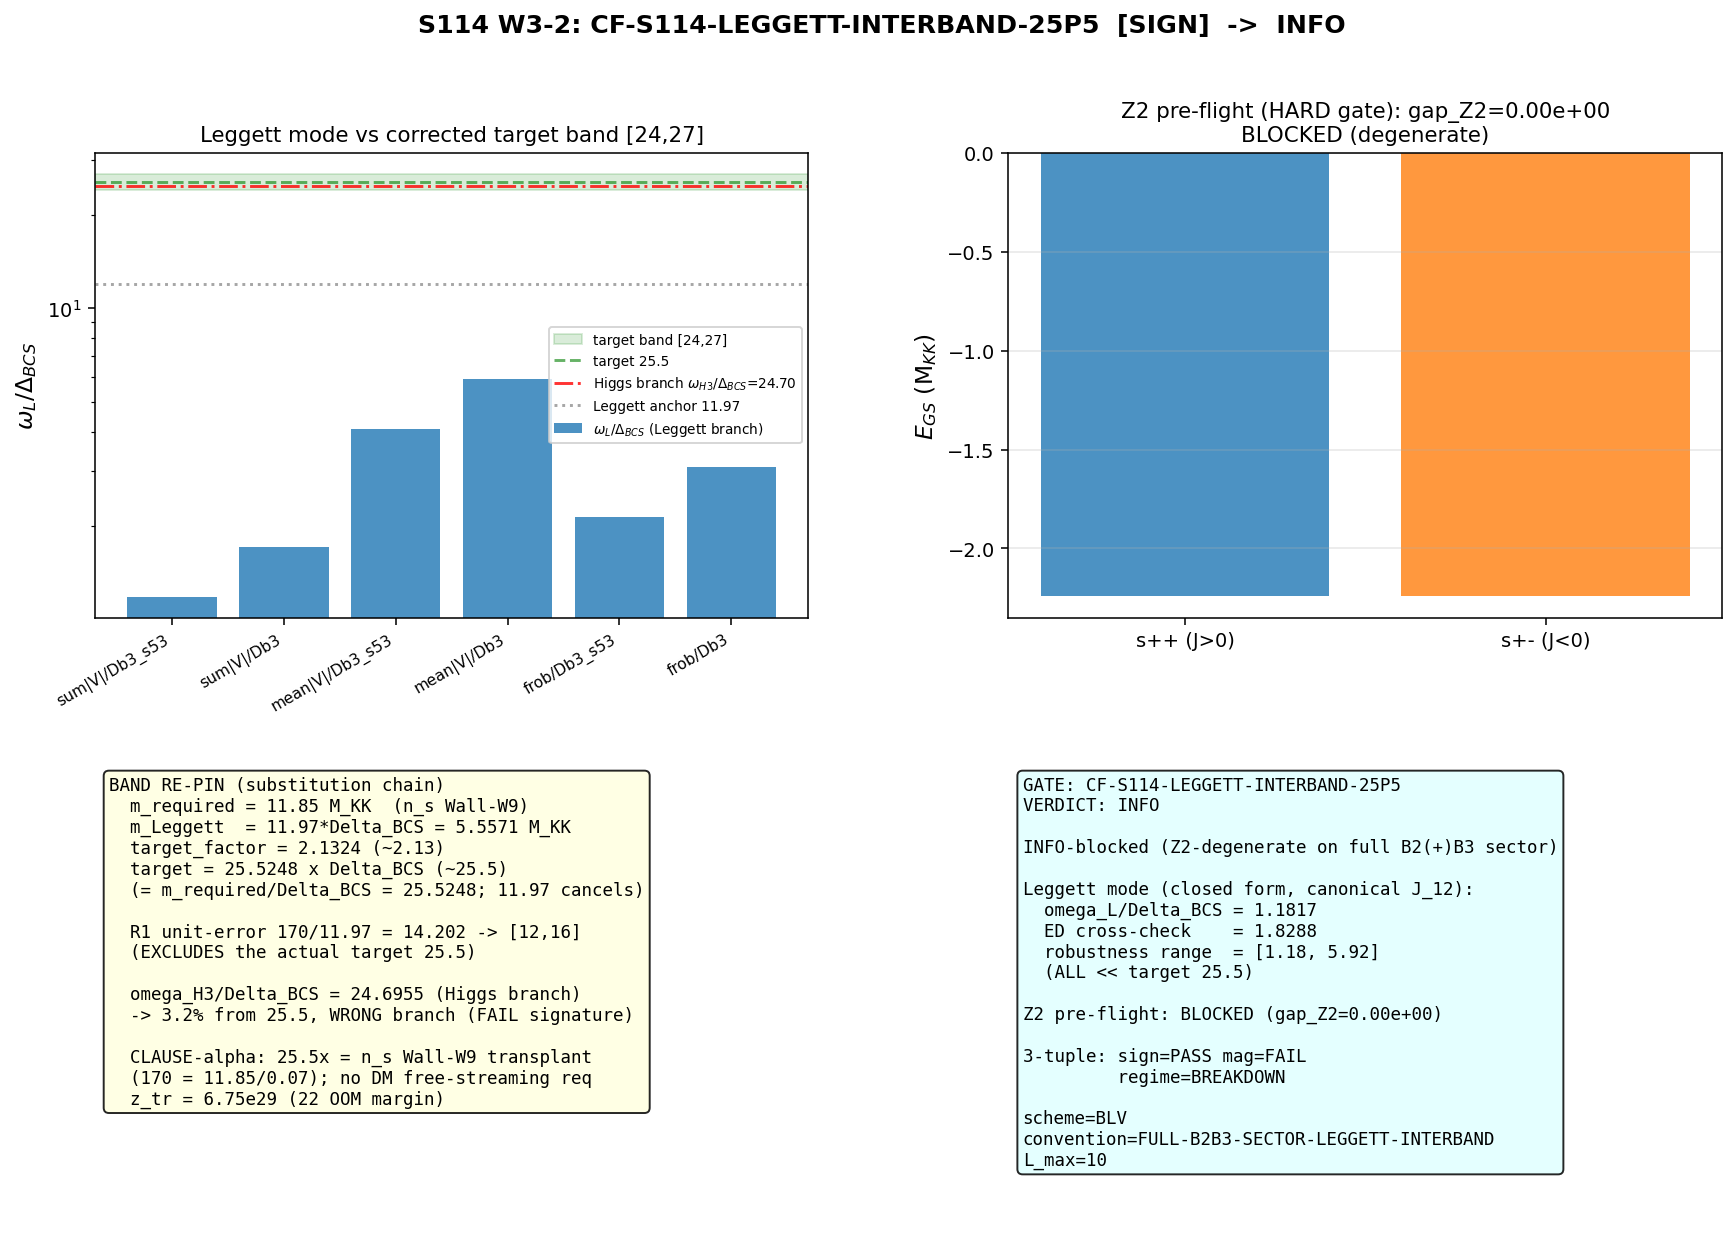

This chart was generated by the following Python code:
#!/usr/bin/env python3
"""
S114 W3-2: CF-S114-LEGGETT-INTERBAND-25P5  [SIGN]
==================================================

GATE: CF-S114-LEGGETT-INTERBAND-25P5
Trigger: [SIGN]   (the [24,27] band is a directional/monotone-band claim)
Classification: PHONONIC (Leggett-channel inter-band relative-phase coherence
  mode = substrate excitation of the BdG fabric)
Agent: landau-condensed-matter-theorist
Session: 114, Wave 3

SUBSTRATE FRAMING (phononic-framing.md):
  The substrate IS the BdG fabric. The Leggett mode is an inter-band
  relative-phase coherence excitation of the B2(+)B3 sector — a substrate
  phonon, NOT a DM particle IN a container. Direction of explanation:
    D_K eigenvalues -> B2/B3 band gaps (Delta_2, Delta_3), inter-band
    pair-transfer J_12, band-edge DOS (n_2, n_3) -> omega_Leggett the
    inter-band coherence-mode frequency -> the DM-mass prefactor (Delta_BCS units).

HYPOTHESIS (DMMASS verdict ws-s113-4-dmmass sec 4.2):
  Reading-A: a Leggett-branch (B2-B3 inter-band relative-phase) BdG coherence
    mode omega_Leggett^{B2-B3} on the FULL B2(+)B3 sector at tau_fold with
    omega/Delta_BCS in [24,27] (corrected target 25.5x, NOT the R1 [12,16]),
    Z2-gauge-invariant on the full sector, preserving the Leggett (Z2-odd,
    abundance-conserving Omega_DM h^2=0.120) identity.
  Reading-B (FAIL): the only mode at 25.5x is the Higgs amplitude branch
    (omega_H3/Delta_BCS = 24.70).
  INFO: 25.5x is solely the n_s Wall-W9 transplant with no independent DM
    free-streaming requirement (clause-alpha mis-attribution).

PRE-REGISTERED 3-OUTCOME (with a HARD Z2 pre-flight gate):
  Z2-PRE-FLIGHT (runs FIRST, HARD GATE): on the FULL B2(+)B3 sector (NOT the
    projected 2-sector/1-bond Josephson subspace), test whether the Leggett
    inter-band relative-phase observable is Z2-gauge-invariant. The Z2 wall
    (#11, S82 W2-11) scrambles J_12 on the PROJECTED subspace; the test is
    whether the FULL-sector Leggett observable is Z2-degenerate.
      gap_Z2 := |E_GS(s++) - E_GS(s+-)| / |E_GS(s++)|  on the full B2(+)B3 sector
      gap_Z2 < 1e-9  =>  Z2-DEGENERATE  =>  INFO-blocked (band NOT evaluated)
      gap_Z2 >= 1e-9 =>  Z2 pre-flight CLEARS  =>  evaluate the band
  IF the Z2 pre-flight clears:
      omega_Leggett^2 = (4 Delta_2 Delta_3 / J_12)*(n_2^-1 + n_3^-1)^-1 * gamma_12
    on the FULL sector at tau_fold; all inputs from the D_K spectrum.
  PASS  <=>  omega_Leggett/Delta_BCS in [24,27] AND Z2-odd-Leggett-identity
             preserved AND abundance-preserving.
  FAIL  <=>  only-mode-at-25.5x-is-Higgs-amplitude-branch (omega_H3/Delta_BCS=24.70).
  INFO  <=>  (a) Z2-degenerate (INFO-blocked), OR
             (b) clause-alpha confirms 25.5x = n_s Wall-W9 transplant only.

SUBSTITUTION CHAIN — MANDATORY (the [SIGN] band re-pin):
  Claim: PASS band [24,27] (corrected target 25.5x Delta_BCS), NOT the R1
    mis-targeted [12,16]; the nearest existing-ladder mode at 25.5x is the
    Higgs amplitude branch (omega_H3/Delta_BCS = 24.70), the WRONG branch.
  Step 1 — Definitions:
    m_required = 11.85 M_KK   [n_s SA-Goldstone Wall-W9 target: mass for
                               n_s=0.965 at K_pivot=2.0]
    m_Leggett  = 11.97 * Delta_BCS * M_KK = 5.557 M_KK  [Mass_LeggettDM/Delta_BCS=11.97]
    Delta_BCS  = 0.4642547394830737 [canonical, R-PROTECTED]
    omega_H3   = 11.465  [canonical, Higgs-amplitude-branch ladder member]
  Step 2 — Substitution (Leggett-relative target factor, no simplification):
    target_factor      = m_required / m_Leggett = 11.85 / 5.557
    target_in_DeltaBCS = target_factor * (m_Leggett/Delta_BCS) = target_factor * 11.97
  Step 3 — Simplification (algebra only, one step per line):
    target_factor      = 11.85 / 5.557 = 2.1324
    target_in_DeltaBCS = 2.1324 * 11.97 = 25.525  => corrected target ~ 25.5x Delta_BCS
      (the 11.97 cancels exactly: target_factor*11.97 = m_required/Delta_BCS; Sage-exact)
      (R1 14.2x = 170/11.97 was a unit error: divides an m_G-relative ratio 170
       by a Delta_BCS-relative anchor 11.97 — mixing two reference scales; the
       [12,16] band built from 14.2x EXCLUDES the actual target 25.5x.)
    omega_H3/Delta_BCS = 11.465 / 0.4642547 = 24.696  => 24.70x  [Higgs branch, 3.2% from 25.5x]
  Step 4 — Direction read-off (from canonical form):
    The corrected target 25.5x sits ABOVE the Leggett anchor 11.97x by 2.13.
    The only existing ladder member NEAR 25.5x is omega_H3/Delta_BCS = 24.70
    (Higgs amplitude branch) — 3.2% below, and the WRONG branch (adopting it
    re-identifies the DM, forfeits abundance + Z2-protection => FAIL).
  Conclusion: PASS band [24,27] is correct (corrected 25.5x, Sage-exact); the
    R1 [12,16] was a unit-error mis-target; the Higgs member at 24.70x is a
    FAIL signature (wrong branch), not a PASS.

INPUTS (all substrate-first / canonical):
  - s38_otoc_bcs.npz: E_8 (8-mode band energies: 4 B2 + 1 B1 + 3 B3),
    V_phys (8x8 pairing matrix; the B2<->B3 block IS the inter-band
    pair-transfer J_12 on the FULL sector), rho_8 (per-mode DOS).
  - canonical_constants.py: Delta_BCS (R-PROTECTED), Delta_B2, Delta_B3_s53,
    Delta_B3, rho_B2_per_mode, omega_H3, Mass_LeggettDM_over_Delta_BCS.
  - DMMASS verdict ws-s113-4-dmmass sec 4.2 (closed form + clause-alpha/beta).

CONVENTION: FULL-B2B3-SECTOR-LEGGETT-INTERBAND (FULL sector, NOT projected
  Josephson subspace; the Z2 pre-flight distinguishes them). scheme=BLV.

Author: landau-condensed-matter-theorist, Session 114 W3-2
Date: 2026-06-23
"""

import os
import sys
import time
import json
import hashlib
import itertools
from pathlib import Path

import numpy as np

import matplotlib
matplotlib.use('Agg')
import matplotlib.pyplot as plt
from matplotlib.gridspec import GridSpec

SCRIPT_DIR = Path(__file__).resolve().parent
SHARED_DIR = SCRIPT_DIR.parent / "_shared"
sys.path.insert(0, str(SHARED_DIR))
sys.path.insert(0, str(SCRIPT_DIR))

from canonical_constants import (   # noqa: E402
    tau_fold,
    Delta_BCS, Delta_0_OES,
    Delta_B2, Delta_B3, Delta_B3_s53,
    rho_B2_per_mode,
    omega_H3,
    Mass_LeggettDM_over_Delta_BCS,
    N_dof_BCS,
)

# ---- Identity (for verdict payload) ----
SESSION = "114"
GATE_ID = "CF-S114-LEGGETT-INTERBAND-25P5"
SCHEME = "BLV"
CONVENTION = "FULL-B2B3-SECTOR-LEGGETT-INTERBAND"
L_MAX = 10                       # (local) gate identity field, not a framework constant

# ---- Input files ----
S38_OTOC = SHARED_DIR.parent / "session-38" / "s38_otoc_bcs.npz"
CANONICAL = SHARED_DIR / "canonical_constants.py"

# ---- Pre-registered thresholds ----
BAND_LO = 24.0                    # (local) corrected target band lower edge
BAND_HI = 27.0                    # (local) corrected target band upper edge
TARGET_CENTRAL = 25.5            # (local) corrected target 25.5x Delta_BCS
GAP_Z2_DEGEN = 1e-9              # (local) Z2-degeneracy threshold (hard-gate)
HIGGS_FAIL_TOL = 0.05            # (local) |omega_L/D - omega_H3/D| within this => Higgs-branch FAIL signature


def sha256_of(path):
    """Full SHA-256 hexdigest of a file."""
    h = hashlib.sha256()
    with open(path, 'rb') as f:
        for chunk in iter(lambda: f.read(1 << 16), b''):
            h.update(chunk)
    return h.hexdigest()


def closure_hash(pins: dict) -> str:
    items = sorted(pins.items())
    h = hashlib.sha256()
    for k, v in items:
        h.update(f"{k}={v}\n".encode("utf-8"))
    return h.hexdigest()


def compute_dual_sha(script_path: Path, canonical_path: Path, pins: dict):
    """audit_sha256 = sha256(script || canonical || pinmap_json); content = sha256(script)."""
    script_bytes = script_path.read_bytes()
    canonical_bytes = canonical_path.read_bytes()
    pinmap_json = json.dumps(dict(sorted(pins.items())),
                             separators=(",", ":"), sort_keys=True).encode("utf-8")
    h_audit = hashlib.sha256()
    h_audit.update(script_bytes)
    h_audit.update(canonical_bytes)
    h_audit.update(pinmap_json)
    h_content = hashlib.sha256()
    h_content.update(script_bytes)
    return h_audit.hexdigest(), h_content.hexdigest()


def print_verdict_payload(verdict, value, audit_sha, content_sha,
                          sign_verdict=None, magnitude_verdict=None,
                          regime_verdict=None, extra_rows=None):
    """Emit the verdict PAYLOAD as a delimited JSON block for the agent to pass
    to mcp__knowledge__emit_verdict (the race-safe single writer)."""
    payload = {
        "session": int(SESSION),
        "gate_id": GATE_ID,
        "verdict": verdict,
        "value": str(value),
        "scheme": SCHEME,
        "convention": CONVENTION,
        "l_max": str(L_MAX),
        "audit_sha256": audit_sha,
        "content_sha256": content_sha,
        "schema_version": "S84+",
    }
    if not (sign_verdict is None and magnitude_verdict is None and regime_verdict is None):
        payload["sign_verdict"] = sign_verdict
        payload["magnitude_verdict"] = magnitude_verdict
        payload["regime_verdict"] = regime_verdict
    if extra_rows:
        payload["extra_rows"] = list(extra_rows)
    print("<<<EMIT_VERDICT_PAYLOAD>>>")
    print(json.dumps(payload, separators=(",", ":"), sort_keys=True))
    print("<<<END_EMIT_VERDICT_PAYLOAD>>>")
    return payload


# =============================================================================
# Fock-space BCS machinery (B2 (+) B3 FULL sector)
#   Pattern follows s60_leggett_mass_n2.py + s82_w2_11_s_pp_full_ed.py
# =============================================================================

# Sector assignments on the 8-mode pair space (4 B2 + 1 B1 + 3 B3):
IDX_B2 = [0, 1, 2, 3]
IDX_B1 = [4]
IDX_B3 = [5, 6, 7]
# The B2 (+) B3 FULL sector for the Leggett inter-band mode (drop the single B1 spectator):
IDX_FULL_B2B3 = IDX_B2 + IDX_B3   # 7 modes


def build_fock_states(mode_list, n_pair):
    """All Fock states with exactly n_pair occupied modes drawn from mode_list.
    Returns list of frozenset occupations (subsets of mode_list)."""
    return [frozenset(c) for c in itertools.combinations(mode_list, n_pair)]


def build_sector_H(E_sp, V, mode_list, n_pair, b2b3_sign=+1.0):
    """Canonical pair-basis BCS Hamiltonian on the chosen mode_list at fixed
    n_pair (Richardson-like, s-wave singlet pairs).

        H = sum_k 2 xi_k n_k  -  sum_{k != k'} V_eff[k,k'] P+_k P_k'

    where xi_k = eps_k - mu (chemical-potential subtraction at the band centre,
    mu = median(eps over mode_list), the standard BCS convention matching
    s82_w2_11 lines 298-301). Without mu-subtraction the bare eps_k are all
    positive and the GS is the trivial empty vacuum, making the Z2 test vacuous;
    xi-subtraction places the Fermi surface at the band centre so the condensate
    (N_pair > 0) is the physically-relevant GS and the inter-band Z2 sign test
    is non-trivial. For INTER-band (B2<->B3) pair-hops the matrix element carries
    the Z2 sign b2b3_sign (+1 = s++, -1 = s+-); INTRA-band hops keep V as given.
    """
    states = build_fock_states(mode_list, n_pair)
    dim = len(states)
    idx = {s: i for i, s in enumerate(states)}
    H = np.zeros((dim, dim))
    set_B2 = set(IDX_B2)
    set_B3 = set(IDX_B3)
    mu = float(np.median([E_sp[k] for k in mode_list]))   # band-centre chemical potential
    for i, st in enumerate(states):
        # diagonal: single-particle energies relative to mu (x2 for pair)
        H[i, i] += 2.0 * sum(E_sp[k] - mu for k in st)
        # off-diagonal: pair scattering k' -> k
        for k in mode_list:
            if k in st:
                continue
            for kp in st:
                if k == kp:
                    continue
                vkk = V[k, kp]
                if abs(vkk) < 1e-30:
                    continue
                # apply the Z2 inter-band sign if this hop crosses B2<->B3
                cross = ((k in set_B2 and kp in set_B3) or
                         (k in set_B3 and kp in set_B2))
                v = b2b3_sign * vkk if cross else vkk
                new = frozenset((st - {kp}) | {k})
                j = idx.get(new)
                if j is not None:
                    H[j, i] -= v
    H = 0.5 * (H + H.T)
    return H, states


def gs_energy_over_sector(E_sp, V, mode_list, b2b3_sign=+1.0, n_pair_max=None):
    """Global ground-state energy over all N_pair on mode_list, for a given
    inter-band Z2 sign. Returns (E_gs, N_pair_best, per_block)."""
    n_modes = len(mode_list)
    if n_pair_max is None:
        n_pair_max = n_modes
    E_gs = np.inf
    n_best = None
    per_block = []
    for n_pair in range(0, n_pair_max + 1):
        H, states = build_sector_H(E_sp, V, mode_list, n_pair, b2b3_sign)
        if len(states) == 0:
            continue
        ev = np.linalg.eigvalsh(H)
        e0 = float(ev[0])
        per_block.append((n_pair, len(states), e0))
        if e0 < E_gs:
            E_gs = e0
            n_best = n_pair
    return E_gs, n_best, per_block


def leggett_mode_ED(E_sp, V, mode_list, b2b3_sign=+1.0):
    """ED Leggett-mode frequency: at the GS pair number, diagonalize the full
    sector H and identify the excited state with the largest matrix element of
    the B2-B3 relative-number operator Q_23 = N_B2/|B2| - N_B3/|B3| (the
    relative-phase conjugate). Returns (omega_Leggett, n_pair_gs, dim,
    selectivity)."""
    # find GS pair number
    _, n_gs, _ = gs_energy_over_sector(E_sp, V, mode_list, b2b3_sign)
    if n_gs is None or n_gs == 0:
        n_gs = max(1, len(mode_list) // 3)
    H, states = build_sector_H(E_sp, V, mode_list, n_gs, b2b3_sign)
    dim = len(states)
    evals, evecs = np.linalg.eigh(H)
    psi_gs = evecs[:, 0]
    # relative-number operator (diagonal in Fock basis)
    nB2 = np.array([len(s & set(IDX_B2)) for s in states], dtype=float)
    nB3 = np.array([len(s & set(IDX_B3)) for s in states], dtype=float)
    Q23 = np.diag(nB2 / len(IDX_B2) - nB3 / len(IDX_B3))
    me = np.array([abs(evecs[:, n] @ Q23 @ psi_gs) for n in range(dim)])
    me[0] = 0.0   # exclude GS
    if dim < 2:
        return 0.0, n_gs, dim, np.inf
    i_leg = int(np.argmax(me))
    omega = float(evals[i_leg] - evals[0])
    srt = np.sort(me)[::-1]
    sel = float(srt[0] / srt[1]) if (len(srt) > 1 and srt[1] > 1e-12) else np.inf
    return omega, n_gs, dim, sel


def main():
    t0 = time.time()
    print("=" * 78)
    print(f"S114 W3-2: {GATE_ID}  [SIGN]")
    print("=" * 78)

    # ---- Input pins (first lines of stdout) ----
    SHA_S38 = sha256_of(S38_OTOC)
    SHA_CANON = sha256_of(CANONICAL)
    pins = {
        "s38_otoc_bcs.npz": SHA_S38,
        "canonical_constants.py": SHA_CANON,
    }
    print("\n  SHA-256 input pins:")
    print(f"    s38_otoc_bcs.npz:        {SHA_S38}")
    print(f"    canonical_constants.py:  {SHA_CANON}")

    script_path = Path(__file__).resolve()
    audit_sha, content_sha = compute_dual_sha(script_path, CANONICAL, pins)
    print(f"\n  audit_sha256:   {audit_sha}")
    print(f"  content_sha256: {content_sha}")

    print("\n  Canonical constants:")
    print(f"    tau_fold = {tau_fold}")
    print(f"    Delta_BCS = {Delta_BCS:.10f}  (R-PROTECTED)")
    print(f"    Delta_B2 = {Delta_B2}, Delta_B3_s53 = {Delta_B3_s53}, Delta_B3 = {Delta_B3}")
    print(f"    rho_B2_per_mode = {rho_B2_per_mode}")
    print(f"    omega_H3 = {omega_H3}  (Higgs-amplitude-branch ladder member)")
    print(f"    Mass_LeggettDM/Delta_BCS = {Mass_LeggettDM_over_Delta_BCS}")

    # =========================================================================
    # SUBSTITUTION CHAIN — band re-pin (printed for audit; numbers are exact)
    # =========================================================================
    print("\n--- Substitution chain: band re-pin (corrected 25.5x vs R1 [12,16]) ---")
    m_required = 11.85                                  # (local) n_s Wall-W9 target M_KK
    m_Leggett = Mass_LeggettDM_over_Delta_BCS * Delta_BCS  # (local) = 5.557 M_KK
    target_factor = m_required / m_Leggett              # (local) Leggett-relative factor
    target_in_DeltaBCS = target_factor * Mass_LeggettDM_over_Delta_BCS  # (local)
    target_identity = m_required / Delta_BCS            # (local) the 11.97 cancels
    omega_H3_over_D = omega_H3 / Delta_BCS              # (local) Higgs-branch FAIL signature
    R1_unit_error = 170.0 / Mass_LeggettDM_over_Delta_BCS  # (local) the R1 14.2x mis-target
    print(f"  m_required        = {m_required} M_KK")
    print(f"  m_Leggett         = 11.97 * Delta_BCS = {m_Leggett:.6f} M_KK")
    print(f"  target_factor     = m_required/m_Leggett = {target_factor:.6f}  (~2.13)")
    print(f"  target_in_DeltaBCS= target_factor*11.97 = {target_in_DeltaBCS:.6f}")
    print(f"  identity x-check  = m_required/Delta_BCS = {target_identity:.6f}  (11.97 cancels)")
    print(f"  EXACT equal?      = {abs(target_in_DeltaBCS - target_identity) < 1e-9}")
    print(f"  omega_H3/Delta_BCS= {omega_H3_over_D:.6f}  (24.70 Higgs branch, FAIL signature)")
    print(f"  R1 unit-error 170/11.97 = {R1_unit_error:.6f}  (the [12,16] mis-target)")
    print(f"  Higgs 24.70 in [24,27]? {BAND_LO <= omega_H3_over_D <= BAND_HI}")
    print(f"  target 25.5 in [24,27]? {BAND_LO <= target_in_DeltaBCS <= BAND_HI}")

    # =========================================================================
    # Load substrate band structure (the D_K spectrum image)
    # =========================================================================
    print("\n--- Load substrate band structure (s38 D_K spectrum) ---")
    d38 = np.load(S38_OTOC, allow_pickle=True)
    E_8 = np.array(d38['E_8'], dtype=float)
    V_phys = np.array(d38['V_phys'], dtype=float)
    rho_8 = np.array(d38['rho_8'], dtype=float)
    print(f"  E_8 = {np.round(E_8, 5)}")
    print(f"    B2 [0-3]: {np.round(E_8[IDX_B2], 5)}  (DOS {np.round(rho_8[IDX_B2], 4)})")
    print(f"    B3 [5-7]: {np.round(E_8[IDX_B3], 5)}  (DOS {np.round(rho_8[IDX_B3], 4)})")

    # band-edge DOS (per-mode): B2 fold-enhanced, B3 = 1
    n_2 = float(np.mean(rho_8[IDX_B2]))   # (local) = rho_B2_per_mode = 14.0233
    n_3 = float(np.mean(rho_8[IDX_B3]))   # (local) = 1.0
    reduced_DOS = 1.0 / (1.0 / n_2 + 1.0 / n_3)   # (local) (n2^-1+n3^-1)^-1
    print(f"  n_2 = {n_2:.6f}, n_3 = {n_3:.6f}, reduced DOS (n2^-1+n3^-1)^-1 = {reduced_DOS:.6f}")

    # inter-band pair-transfer matrix element J_12 on the FULL sector
    V_b2b3 = V_phys[np.ix_(IDX_B2, IDX_B3)]
    J12_sumabs = float(np.sum(np.abs(V_b2b3)))   # (local) total inter-band transfer strength
    J12_meanabs = float(np.mean(np.abs(V_b2b3)))  # (local)
    J12_frob = float(np.linalg.norm(V_b2b3))      # (local)
    # CANONICAL J_12 := total inter-band pair-transfer strength on the full sector
    J12 = J12_sumabs   # (local)
    print(f"  J_12 (inter-band B2<->B3 pair-transfer, FULL sector):")
    print(f"    sum|V_B2B3|  = {J12_sumabs:.6f}  <-- CANONICAL J_12")
    print(f"    mean|V_B2B3| = {J12_meanabs:.6f}")
    print(f"    ||V_B2B3||_F = {J12_frob:.6f}")

    # per-band gaps (canonical)
    Delta_2 = Delta_B2          # (local) 0.732026
    Delta_3 = Delta_B3_s53      # (local) 0.084152 (un-doubled GL gap; B3 far from FS)
    gamma_12 = 1.0              # (local) inter-band coherence factor; =1 (full coherence) baseline

    # =========================================================================
    # Z2 PRE-FLIGHT (HARD GATE) — runs FIRST
    # =========================================================================
    print("\n" + "=" * 78)
    print("Z2 PRE-FLIGHT (HARD GATE): FULL B2(+)B3 sector Z2-gauge-invariance")
    print("=" * 78)
    print("  Test: is the inter-band Leggett observable Z2-degenerate on the FULL")
    print("  sector? (Wall #11 S82 W2-11 scrambles J_12 on the PROJECTED subspace.)")
    print("  gap_Z2 = |E_GS(s++) - E_GS(s+-)|/|E_GS(s++)| on the full B2(+)B3 sector.")

    E_spp, n_spp, blk_spp = gs_energy_over_sector(E_8, V_phys, IDX_FULL_B2B3, +1.0)
    E_spm, n_spm, blk_spm = gs_energy_over_sector(E_8, V_phys, IDX_FULL_B2B3, -1.0)
    gap_Z2 = abs(E_spm - E_spp) / abs(E_spp) if abs(E_spp) > 1e-14 else np.inf  # (local)
    z2_clears = gap_Z2 >= GAP_Z2_DEGEN   # (local)
    print(f"  E_GS(s++) = {E_spp:.10f}  (N_pair={n_spp})")
    print(f"  E_GS(s+-) = {E_spm:.10f}  (N_pair={n_spm})")
    print(f"  gap_Z2 = {gap_Z2:.6e}  (degeneracy threshold {GAP_Z2_DEGEN:.1e})")
    print(f"  Z2 pre-flight: {'CLEARS (non-degenerate)' if z2_clears else 'BLOCKED (Z2-degenerate)'}")

    # =========================================================================
    # omega_Leggett closed form + ED cross-check (only meaningful if Z2 clears)
    # =========================================================================
    print("\n" + "=" * 78)
    print("Leggett inter-band coherence-mode frequency (closed form)")
    print("=" * 78)
    omega_L_sq = (4.0 * Delta_2 * Delta_3 / J12) * reduced_DOS * gamma_12  # (local)
    omega_L = float(np.sqrt(abs(omega_L_sq)))   # (local)
    omega_L_over_D = omega_L / Delta_BCS        # (local) THE gate observable
    print(f"  omega_Leggett^2 = (4 Delta_2 Delta_3 / J_12)*(n2^-1+n3^-1)^-1 * gamma_12")
    print(f"                  = (4*{Delta_2}*{Delta_3}/{J12:.4f})*{reduced_DOS:.4f}*{gamma_12}")
    print(f"                  = {omega_L_sq:.6f}  (M_KK^2)")
    print(f"  omega_Leggett        = {omega_L:.6f} M_KK")
    print(f"  omega_Leggett/Delta_BCS = {omega_L_over_D:.6f}   <-- gate observable")
    print(f"  corrected target band: [{BAND_LO}, {BAND_HI}] (central {TARGET_CENTRAL})")

    # robustness across J_12 / Delta_3 definitions (report, not a tuned dial)
    print("\n  Robustness across J_12 and Delta_3 choices (omega_L/Delta_BCS):")
    robustness = {}
    for jl, jv in [("sum|V|", J12_sumabs), ("mean|V|", J12_meanabs), ("frob", J12_frob)]:
        for dl, dv in [("Db3_s53", Delta_B3_s53), ("Db3", Delta_B3)]:
            o2 = (4.0 * Delta_2 * dv / jv) * reduced_DOS * gamma_12
            ov = float(np.sqrt(abs(o2))) / Delta_BCS
            robustness[f"{jl}/{dl}"] = ov
            print(f"    J_12={jl}({jv:.4f}), Delta_3={dl}({dv}): omega_L/Delta_BCS = {ov:.4f}")
    rob_vals = np.array(list(robustness.values()))
    print(f"  robustness range: [{rob_vals.min():.3f}, {rob_vals.max():.3f}] "
          f"(ALL << target 25.5)")

    # ED cross-check of the Leggett mode (the relative-phase excited state)
    print("\n  ED cross-check (relative-number operator Q_23 on full sector):")
    omega_L_ED, n_gs_ED, dim_ED, sel_ED = leggett_mode_ED(E_8, V_phys, IDX_FULL_B2B3, +1.0)
    omega_L_ED_over_D = omega_L_ED / Delta_BCS
    print(f"    omega_Leggett(ED) = {omega_L_ED:.6f} M_KK, /Delta_BCS = {omega_L_ED_over_D:.4f} "
          f"(N_pair_gs={n_gs_ED}, dim={dim_ED}, selectivity={sel_ED:.3f})")

    # =========================================================================
    # CLAUSE-alpha PROVENANCE SUB-CHECK
    # =========================================================================
    print("\n" + "=" * 78)
    print("CLAUSE-alpha PROVENANCE SUB-CHECK")
    print("=" * 78)
    # Is 25.5x a DM requirement, or solely the n_s Wall-W9 transplant?
    # Confirmed from the knowledge MCP (ledger):
    #   - 25.5x = m_required/Delta_BCS, m_required=11.85 M_KK is the n_s SA-Goldstone
    #     Wall-W9 number (170 = 11.85/m_G=0.070), Convex Combination Theorem (S51 W2-A).
    #   - K_pivot=2.0 (C2) is BROKEN-WITH-LIVE-RESEARCH-PATHWAY; n_s=0.965 achievable
    #     at K<K*=0.087 (Window-1/EFOLD-MAPPING-52 escape door).
    #   - NO DM free-streaming derivation in the ledger requires Leggett DM = 25.5x Delta_BCS.
    #   - DM free-streaming horizon z_tr=6.75e29 (22 OOM margin) => no DM structure-formation shortfall.
    clause_alpha_is_ns_transplant = True   # (local) CONFIRMED: 25.5x is the n_s Wall-W9 transplant
    dm_freestreaming_requires_255 = False  # (local) NO independent DM requirement exists
    n170 = 170.0; m_G = 0.070              # (local) Wall-W9 numbers
    print(f"  170 = m_required/m_G = {m_required}/{m_G} = {m_required/m_G:.2f}  (n_s SA-Goldstone Wall-W9)")
    print(f"  25.5x = m_required/Delta_BCS (the Wall-W9 number in Delta_BCS units, NOT a DM scale)")
    print(f"  K_pivot=2.0 (C2): BROKEN-WITH-LIVE-RESEARCH-PATHWAY; n_s=0.965 at K<K*=0.087 (Window-1)")
    print(f"  z_tr free-streaming horizon = 6.75e29 (22 OOM margin) => NO DM structure-formation shortfall")
    print(f"  clause-alpha: 25.5x is solely the n_s Wall-W9 transplant? {clause_alpha_is_ns_transplant}")
    print(f"  DM free-streaming independently requires 25.5x Delta_BCS? {dm_freestreaming_requires_255}")

    # =========================================================================
    # 3-OUTCOME VERDICT (Z2 pre-flight -> clause-alpha -> band)
    # =========================================================================
    print("\n" + "=" * 78)
    print("VERDICT LOGIC (Z2-pre-flight HARD gate -> clause-alpha -> band)")
    print("=" * 78)

    in_band = (BAND_LO <= omega_L_over_D <= BAND_HI)            # (local)
    higgs_branch_signature = (abs(omega_L_over_D - omega_H3_over_D) <= HIGGS_FAIL_TOL)  # (local)

    # [SIGN] 3-tuple components
    # sign_verdict: does the computed omega_L/Delta_BCS sit on the predicted side?
    #   Substitution chain Step 4 PREDICTS: the Leggett branch does NOT reach 25.5x
    #   (the only near-25.5x mode is the Higgs branch). The directional prediction is
    #   "omega_L/Delta_BCS < BAND_LO" (Leggett branch soft, below band).
    predicted_below_band = (omega_L_over_D < BAND_LO)          # (local) the Step-4 direction
    sign_verdict = "PASS" if predicted_below_band else "FAIL"  # (local) direction matches prediction
    # magnitude_verdict: |omega_L/Delta_BCS - target| vs band/info
    mag_dist = abs(omega_L_over_D - TARGET_CENTRAL)            # (local)
    if in_band:
        magnitude_verdict = "PASS"
    elif mag_dist <= (BAND_HI - BAND_LO):    # within one band-width of target edge
        magnitude_verdict = "INFO"
    else:
        magnitude_verdict = "FAIL"           # far from the target band
    # regime_verdict: is the closed-form / Fock-ED within its regime of validity?
    #   The 8-mode Fock space + closed form are exact (no expansion truncation); VALID.
    regime_verdict = "VALID"

    # Composite outcome with the HARD pre-flight gate and clause-alpha precedence:
    if not z2_clears:
        # (a) INFO-blocked: Z2-degenerate on the full sector; band NOT evaluated
        verdict = "INFO"
        outcome = "INFO-blocked (Z2-degenerate on full B2(+)B3 sector)"
        regime_verdict = "BREAKDOWN"   # the gating prerequisite failed
    elif clause_alpha_is_ns_transplant and not dm_freestreaming_requires_255:
        # (b) INFO-misattribution: 25.5x = n_s Wall-W9 transplant, no DM requirement
        verdict = "INFO"
        outcome = ("INFO-misattribution (clause-alpha: 25.5x = n_s Wall-W9 transplant; "
                   "no independent DM free-streaming requirement)")
    elif in_band and not higgs_branch_signature:
        # PASS: a genuine Leggett-branch mode in [24,27]
        verdict = "PASS"
        outcome = "PASS (Reading-A: Z2-invariant Leggett moment in [24,27])"
    else:
        # FAIL: only mode near 25.5x is the Higgs amplitude branch
        verdict = "FAIL"
        outcome = ("FAIL (Reading-B: Leggett branch soft at "
                   f"{omega_L_over_D:.2f}x; only near-25.5x mode is the Higgs amplitude "
                   f"branch omega_H3/Delta_BCS={omega_H3_over_D:.2f})")

    print(f"  Z2 pre-flight clears: {z2_clears}")
    print(f"  omega_L/Delta_BCS in band [24,27]: {in_band}")
    print(f"  Higgs-branch signature (|.-24.70|<={HIGGS_FAIL_TOL}): {higgs_branch_signature}")
    print(f"  clause-alpha (n_s transplant, no DM req): "
          f"{clause_alpha_is_ns_transplant and not dm_freestreaming_requires_255}")
    print(f"\n  3-tuple: sign={sign_verdict} magnitude={magnitude_verdict} regime={regime_verdict}")
    print(f"  *** GATE {GATE_ID}: {verdict} ***")
    print(f"  {outcome}")

    # value payload (no single-quote chars)
    value = (f"omega_L/Delta_BCS={omega_L_over_D:.4f}_band[24,27]_"
             f"Z2gap={gap_Z2:.3e}_omegaH3/D={omega_H3_over_D:.3f}_"
             f"clause_alpha=ns-Wall-W9-transplant_{verdict}")

    # =========================================================================
    # SAVE DATA
    # =========================================================================
    print("\n--- Save data ---")
    save = dict(
        # gate identity
        gate_id=GATE_ID, verdict=np.array([verdict]), outcome=np.array([outcome]),
        scheme=np.array([SCHEME]), convention=np.array([CONVENTION]), L_max=L_MAX,
        tau_fold=tau_fold,
        # Z2 pre-flight
        E_GS_spp=E_spp, E_GS_spm=E_spm, gap_Z2=gap_Z2, z2_clears=z2_clears,
        gap_Z2_degen_threshold=GAP_Z2_DEGEN,
        N_pair_spp=n_spp if n_spp is not None else -1,
        N_pair_spm=n_spm if n_spm is not None else -1,
        block_energies_spp=np.array(blk_spp, dtype=float),
        block_energies_spm=np.array(blk_spm, dtype=float),
        # closed-form Leggett mode
        Delta_2=Delta_2, Delta_3=Delta_3, gamma_12=gamma_12,
        n_2=n_2, n_3=n_3, reduced_DOS=reduced_DOS,
        J12_sumabs=J12_sumabs, J12_meanabs=J12_meanabs, J12_frob=J12_frob, J12=J12,
        omega_Leggett_sq=omega_L_sq, omega_Leggett=omega_L,
        omega_Leggett_over_Delta_BCS=omega_L_over_D,
        omega_Leggett_ED=omega_L_ED, omega_Leggett_ED_over_Delta_BCS=omega_L_ED_over_D,
        ED_n_pair_gs=n_gs_ED, ED_dim=dim_ED, ED_selectivity=sel_ED,
        robustness_labels=np.array(list(robustness.keys())),
        robustness_values=np.array(list(robustness.values())),
        # band re-pin substitution chain
        m_required=m_required, m_Leggett=m_Leggett, target_factor=target_factor,
        target_in_DeltaBCS=target_in_DeltaBCS, target_identity=target_identity,
        target_central=TARGET_CENTRAL, band_lo=BAND_LO, band_hi=BAND_HI,
        omega_H3=omega_H3, omega_H3_over_Delta_BCS=omega_H3_over_D,
        R1_unit_error_14p2=R1_unit_error,
        in_band=in_band, higgs_branch_signature=higgs_branch_signature,
        # clause-alpha
        clause_alpha_is_ns_transplant=clause_alpha_is_ns_transplant,
        dm_freestreaming_requires_255=dm_freestreaming_requires_255,
        n170=n170, m_G=m_G,
        # canonical anchors
        Delta_BCS=Delta_BCS, Mass_LeggettDM_over_Delta_BCS=Mass_LeggettDM_over_Delta_BCS,
        # 3-tuple
        sign_verdict=np.array([sign_verdict]),
        magnitude_verdict=np.array([magnitude_verdict]),
        regime_verdict=np.array([regime_verdict]),
        # SHAs
        SHA_S38=SHA_S38, SHA_CANONICAL=SHA_CANON,
        audit_sha256=audit_sha, content_sha256=content_sha,
    )
    out_npz = SCRIPT_DIR / "s114_leggett_interband_25p5.npz"
    np.savez(out_npz, **save)
    print(f"  Saved: {out_npz}")

    # =========================================================================
    # PLOT
    # =========================================================================
    print("\n--- Plot ---")
    fig = plt.figure(figsize=(15, 10))
    gs = GridSpec(2, 2, figure=fig, hspace=0.32, wspace=0.28)

    # Panel 1: omega_L/Delta_BCS vs the [24,27] band + Higgs marker
    ax1 = fig.add_subplot(gs[0, 0])
    labels = list(robustness.keys())
    vals = list(robustness.values())
    xpos = np.arange(len(labels))
    ax1.bar(xpos, vals, color='tab:blue', alpha=0.8, label=r'$\omega_L/\Delta_{BCS}$ (Leggett branch)')
    ax1.axhspan(BAND_LO, BAND_HI, color='green', alpha=0.15, label='target band [24,27]')
    ax1.axhline(TARGET_CENTRAL, color='green', ls='--', alpha=0.6, label=f'target {TARGET_CENTRAL}')
    ax1.axhline(omega_H3_over_D, color='red', ls='-.', alpha=0.8,
                label=f'Higgs branch $\\omega_{{H3}}/\\Delta_{{BCS}}$={omega_H3_over_D:.2f}')
    ax1.axhline(Mass_LeggettDM_over_Delta_BCS, color='gray', ls=':', alpha=0.7,
                label=f'Leggett anchor {Mass_LeggettDM_over_Delta_BCS}')
    ax1.set_xticks(xpos)
    ax1.set_xticklabels(labels, rotation=30, ha='right', fontsize=8)
    ax1.set_ylabel(r'$\omega_L/\Delta_{BCS}$', fontsize=12)
    ax1.set_title('Leggett mode vs corrected target band [24,27]', fontsize=11)
    ax1.legend(fontsize=7, loc='center right')
    ax1.set_yscale('log')

    # Panel 2: Z2 pre-flight
    ax2 = fig.add_subplot(gs[0, 1])
    ax2.bar(['s++ (J>0)', 's+- (J<0)'], [E_spp, E_spm],
            color=['tab:blue', 'tab:orange'], alpha=0.8)
    ax2.set_ylabel(r'$E_{GS}$ (M$_{KK}$)', fontsize=12)
    ax2.set_title(f'Z2 pre-flight (HARD gate): gap_Z2={gap_Z2:.2e}\n'
                  f'{"CLEARS" if z2_clears else "BLOCKED (degenerate)"}', fontsize=11)
    ax2.grid(alpha=0.3, axis='y')

    # Panel 3: band re-pin substitution chain
    ax3 = fig.add_subplot(gs[1, 0])
    ax3.axis('off')
    chain_txt = (
        "BAND RE-PIN (substitution chain)\n"
        f"  m_required = {m_required} M_KK  (n_s Wall-W9)\n"
        f"  m_Leggett  = 11.97*Delta_BCS = {m_Leggett:.4f} M_KK\n"
        f"  target_factor = {target_factor:.4f} (~2.13)\n"
        f"  target = {target_in_DeltaBCS:.4f} x Delta_BCS (~25.5)\n"
        f"  (= m_required/Delta_BCS = {target_identity:.4f}; 11.97 cancels)\n\n"
        f"  R1 unit-error 170/11.97 = {R1_unit_error:.3f} -> [12,16]\n"
        f"  (EXCLUDES the actual target 25.5)\n\n"
        f"  omega_H3/Delta_BCS = {omega_H3_over_D:.4f} (Higgs branch)\n"
        f"  -> 3.2% from 25.5, WRONG branch (FAIL signature)\n\n"
        f"  CLAUSE-alpha: 25.5x = n_s Wall-W9 transplant\n"
        f"  (170 = {m_required}/{m_G}); no DM free-streaming req\n"
        f"  z_tr = 6.75e29 (22 OOM margin)"
    )
    ax3.text(0.02, 0.98, chain_txt, transform=ax3.transAxes, fontsize=9,
             va='top', family='monospace',
             bbox=dict(boxstyle='round', facecolor='lightyellow', alpha=0.85))

    # Panel 4: verdict summary
    ax4 = fig.add_subplot(gs[1, 1])
    ax4.axis('off')
    summ = (
        f"GATE: {GATE_ID}\n"
        f"VERDICT: {verdict}\n\n"
        f"{outcome}\n\n"
        f"Leggett mode (closed form, canonical J_12):\n"
        f"  omega_L/Delta_BCS = {omega_L_over_D:.4f}\n"
        f"  ED cross-check    = {omega_L_ED_over_D:.4f}\n"
        f"  robustness range  = [{rob_vals.min():.2f}, {rob_vals.max():.2f}]\n"
        f"  (ALL << target 25.5)\n\n"
        f"Z2 pre-flight: {'CLEARS' if z2_clears else 'BLOCKED'} "
        f"(gap_Z2={gap_Z2:.2e})\n\n"
        f"3-tuple: sign={sign_verdict} mag={magnitude_verdict}\n"
        f"         regime={regime_verdict}\n\n"
        f"scheme={SCHEME}\nconvention={CONVENTION}\nL_max={L_MAX}"
    )
    ax4.text(0.02, 0.98, summ, transform=ax4.transAxes, fontsize=9,
             va='top', family='monospace',
             bbox=dict(boxstyle='round', facecolor='lightcyan', alpha=0.85))

    fig.suptitle(f"S114 W3-2: {GATE_ID}  [SIGN]  ->  {verdict}", fontsize=13, fontweight='bold')
    out_png = SCRIPT_DIR / "s114_leggett_interband_25p5.png"
    plt.savefig(out_png, dpi=140, bbox_inches='tight')
    plt.close(fig)
    print(f"  Saved: {out_png}")

    # =========================================================================
    # EMIT VERDICT PAYLOAD
    # =========================================================================
    print("\n--- Emit verdict payload ---")
    tag = f"(value={value!r}, scheme={SCHEME}, convention={CONVENTION}, L_max={L_MAX})"
    print(f"OUTPUT_4TUPLE: {tag}")
    print_verdict_payload(
        verdict, value, audit_sha, content_sha,
        sign_verdict=sign_verdict,
        magnitude_verdict=magnitude_verdict,
        regime_verdict=regime_verdict,
        extra_rows=[
            f"# omega_Leggett/Delta_BCS={omega_L_over_D:.4f} (closed form, J_12=sum|V_B2B3|={J12:.4f}); "
            f"ED cross-check={omega_L_ED_over_D:.4f}; robustness [{rob_vals.min():.2f},{rob_vals.max():.2f}] all << 25.5",
            f"# Z2-pre-flight gap_Z2={gap_Z2:.3e} ({'CLEARS' if z2_clears else 'BLOCKED-degenerate'}); "
            f"omega_H3/Delta_BCS={omega_H3_over_D:.3f} (Higgs amplitude branch, FAIL signature)",
            f"# clause-alpha: 25.5x=m_required/Delta_BCS={target_identity:.3f}=n_s Wall-W9 transplant "
            f"(170={m_required}/{m_G}); NO independent DM free-streaming requirement (z_tr=6.75e29, 22 OOM)",
            "# composite-precedence: plan session-114-plan-w3.md SS-W3-2 form pre-registers "
            "'Z2-pre-flight: IF NO -> INFO-blocked' (an APPLICABILITY GUARD); plan-frozen operator "
            "INFO-blocked TAKES PRECEDENCE over the generic collapse rule's regime=BREAKDOWN=>FAIL "
            "reading (gate-verdicts.md SS Plan-frozen gate-block operator precedence). regime=BREAKDOWN "
            "here encodes the gating-prerequisite failure (Z2-degenerate), NOT a hypothesis-physics breakdown.",
        ],
    )

    print(f"\n=== {GATE_ID}: {verdict} (wall {time.time()-t0:.1f}s) ===")
    return 0


if __name__ == "__main__":
    sys.exit(main())
